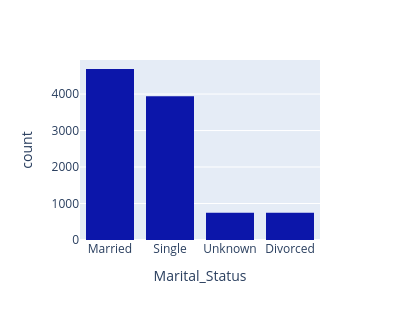

The cell this chart's notebook holds for it:
### Markdown cell above
## Colors and Facets

To change the color (of the bars), we use the ```update_traces()``` method. The ```marker_color``` argument takes a string as argument. This string my be a predefined color, like *black* or *green*, or an rgb code, which we would also have to pass as string: ```rgb(1,1,1)```

### Code cell
fig = px.histogram(credit_cards, x='Marital_Status', width=400, height=320)
fig.update_traces(marker_color='rgb(12,22,170)')
fig.show()

### Figure 1 — Plotly figure (JSON) as saved in the notebook; plotly's stock layout.template omitted (floating-point values rounded to 4 significant figures; data arrays with more than 128 entries replaced by an {"elided": "..."} marker saying what was removed)
{"data": [{"alignmentgroup": "True", "bingroup": "x", "hovertemplate": "Marital_Status=%{x}<br>count=%{y}<extra></extra>", "legendgroup": "", "marker": {"color": "rgb(12,22,170)", "pattern": {"shape": ""}}, "name": "", "offsetgroup": "", "orientation": "v", "showlegend": false, "type": "histogram", "x": {"elided": "10127 str values"}, "xaxis": "x", "yaxis": "y"}], "layout": {"barmode": "relative", "height": 320, "legend": {"tracegroupgap": 0}, "margin": {"t": 60}, "width": 400, "xaxis": {"anchor": "y", "domain": [0, 1], "title": {"text": "Marital_Status"}}, "yaxis": {"anchor": "x", "domain": [0, 1], "title": {"text": "count"}}}}
